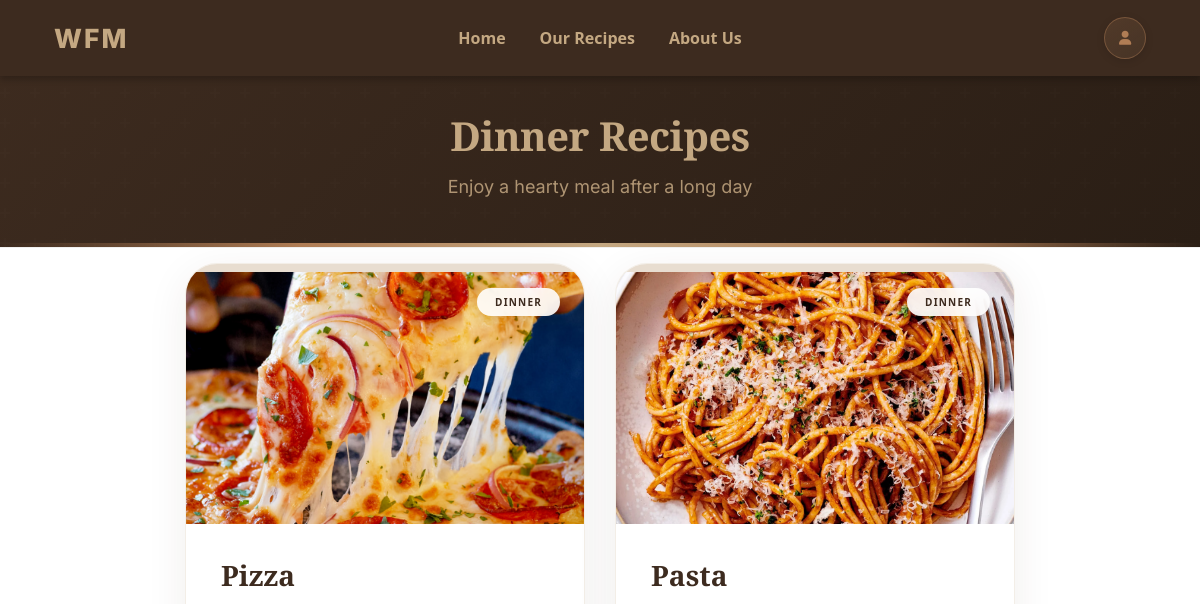
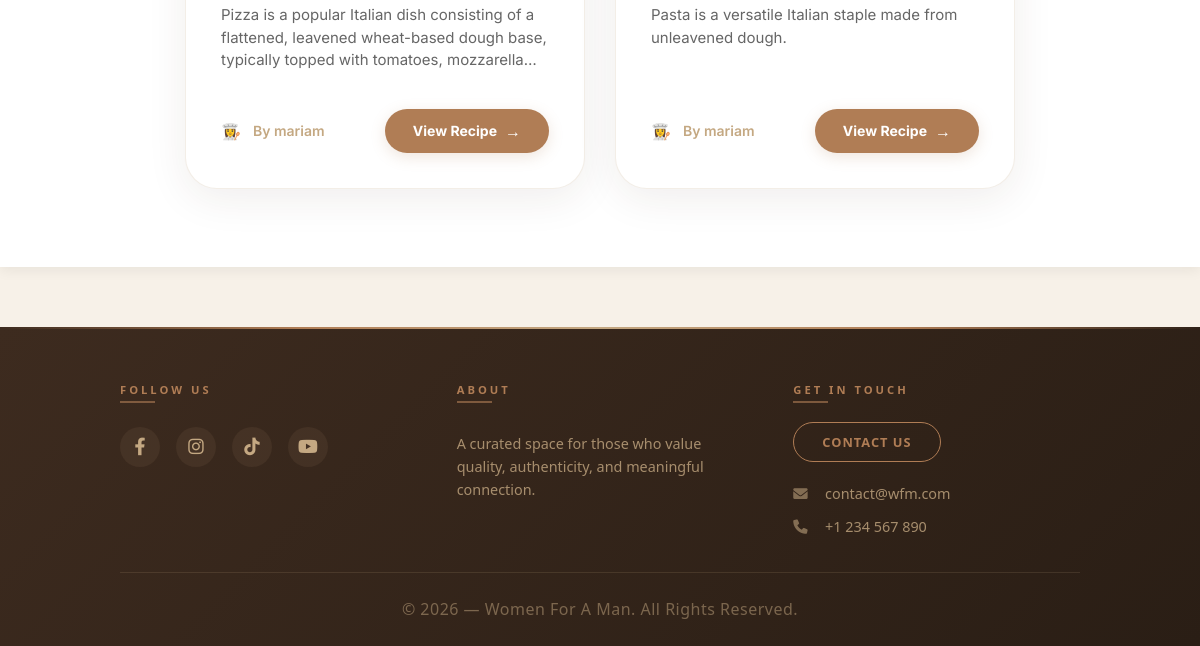
The app's page /recipes/dinner/, older data (2 pictures, top to bottom).
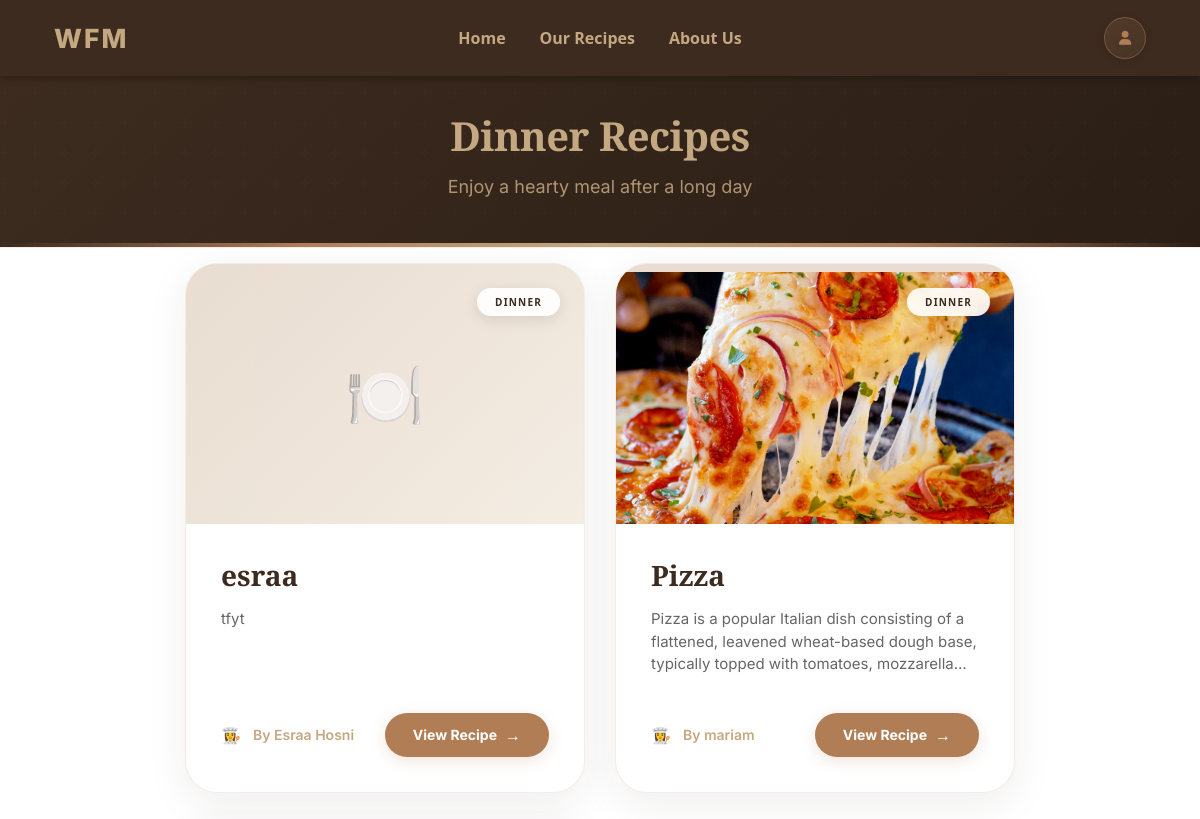
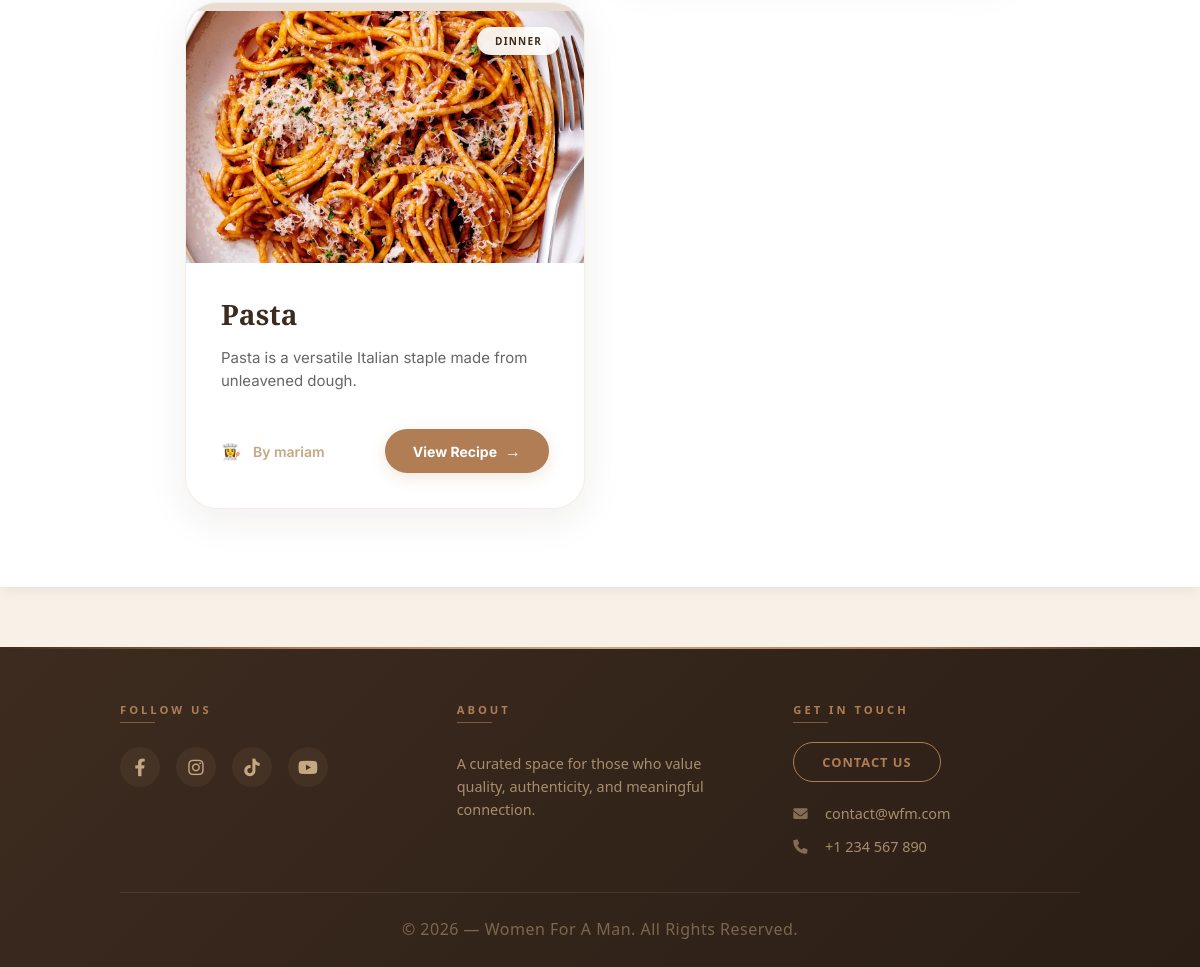
The same page, newer data (2 pictures, top to bottom).
### main/models.py (models this page shows, shortened)
class Recipe(models.Model):
    title = models.CharField(max_length=200)
    description = models.TextField()
    ingredients = models.TextField()
    instructions = models.TextField()
    image = models.ImageField(upload_to='recipes/', blank=True, null=True)
    created_at = models.DateTimeField(auto_now_add=True)
    updated_at = models.DateTimeField(auto_now=True)
    author = models.ForeignKey(
        User,
        on_delete=models.CASCADE,
        related_name='recipes'
    )
    category = models.ForeignKey(
        Category,
        on_delete=models.SET_NULL,
        null=True,
        related_name='recipes'
    )

class Category(models.Model):
    name = models.CharField(max_length=100)
    description = models.TextField(blank=True, null=True)
    class Meta:
        verbose_name_plural = "Categories"

class User(AbstractUser):
    username = models.CharField(
        max_length=150,
        unique=True,
        help_text='Required. 150 characters or fewer.',
        error_messages={
            'unique': "A user with that username already exists.",
        },
    )
    profile_picture = models.ImageField(
        upload_to='profiles/',
        blank=True,
        null=True
    )
    bio = models.TextField(blank=True, null=True)
    groups = models.ManyToManyField(
        'auth.Group',
        related_name='main_user_set',
        blank=True
    )
    user_permissions = models.ManyToManyField(
        'auth.Permission',
        related_name='main_user_set',
        blank=True
    )

### main/views.py (the view)
def dinner_view(request):
    from .models import Category
    category = Category.objects.filter(name__iexact='dinner').first()
    recipes = Recipe.objects.filter(category=category).order_by('-created_at') if category else Recipe.objects.none()
    return render(request, 'main/dinner.html', {
        'recipes': recipes,
        'category': category,
    })

### main/templates/main/dinner.html (shortened to what this page needs)
{% extends 'main/base.html' %}
{% load static %}
{% block extra_css %}
<link rel='stylesheet' href="{% static 'main/css/recipeCards.css' %}">
<link rel="stylesheet" href="{% static 'main/css/ourRecipes.css' %}">
{% endblock %}
{% block content %}
<div class='category-page-header'>
  <h2> Dinner Recipes</h2>
  <p>Enjoy a hearty meal after a long day</p>
</div>
<div id='recipe-results'>
  {% include 'main/search.html' %}
</div>
{% endblock %}

### main/templates/main/search.html (shortened to what this page needs)
{% if recipes %}
<div class="category-recipe-grid">
  {% for recipe in recipes %}
  <div class="category-recipe-card">
    <div class="card-img-wrapper">
      {% if recipe.image %}
        <img src="{{ recipe.image.url }}" alt="{{ recipe.title }}">
      {% else %}
        <div class="card-no-img">🍽️</div>
      {% endif %}
      {% if recipe.category %}
        <span class="card-category-tag">
          {{ recipe.category.name }}
        </span>
      {% endif %}
    </div>
    <div class="card-body">
      <h3>{{ recipe.title }}</h3>
      <p>{{ recipe.description|truncatewords:20 }}</p>
    </div>
    <div class="card-footer-strip">
      <span class="card-author">
        By {{ recipe.author.username }}
      </span>
      <a class="card-view-link"
         href="{% url 'recipe_detail' recipe.id %}">
         View Recipe
      </a>
    </div>
  </div>
  {% endfor %}
</div>
{% endif %}

Row changes from the older to the newer data that the page shows:
added Recipe: category.name "DINNER", title "esraa", description "tfyt", author.username "Esraa Hosni"
